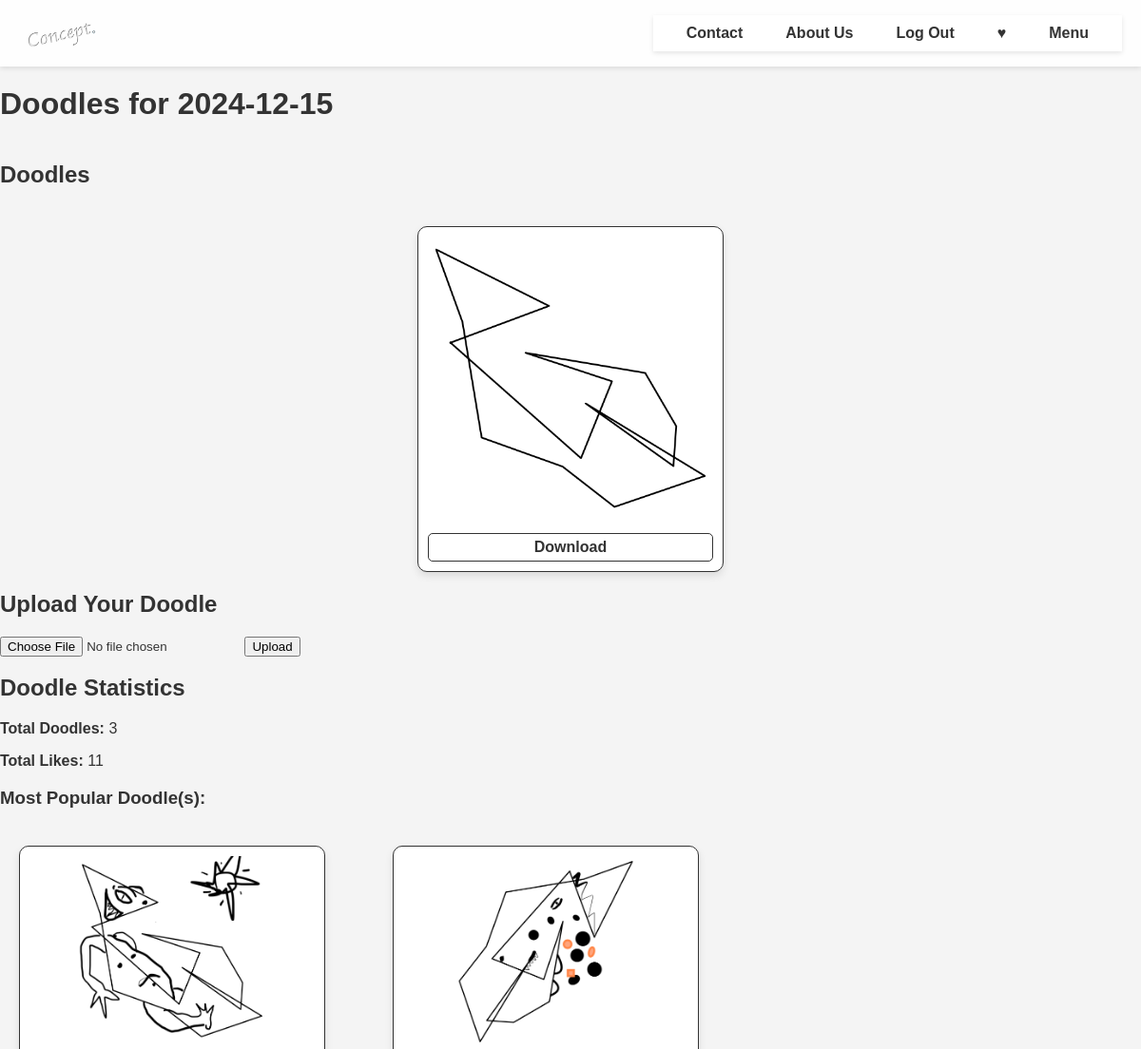
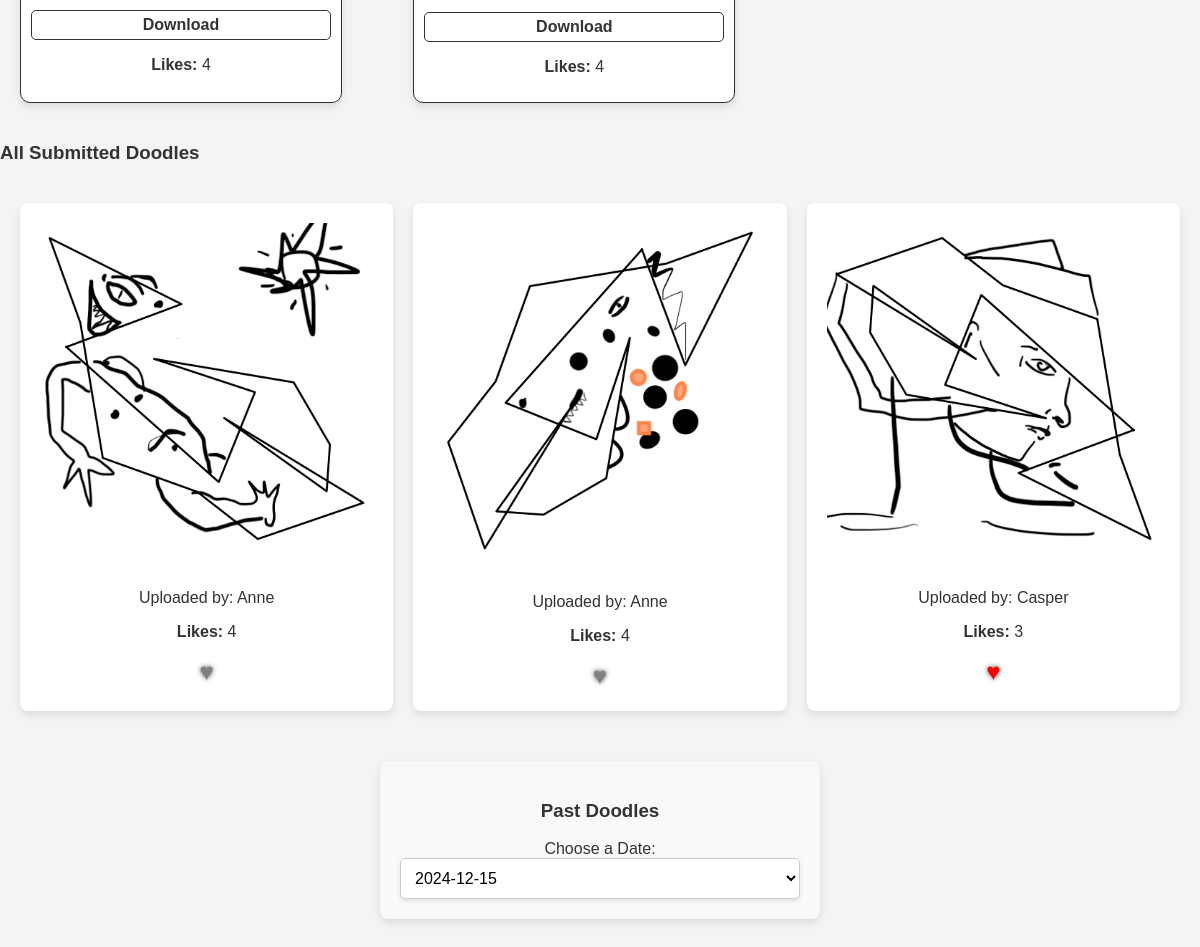
/doodles_by_date/2024-12-15 (signed in), run on the app's committed database (2 pictures, top to bottom).
### models.py (models this page shows, shortened)
class Doodle(db.Model):
    __tablename__ = "doodles"
    id = db.Column(db.Integer, primary_key=True)
    filename = db.Column(db.String, nullable=False)
    likes = db.Column(db.Integer, default=0)
    date = db.Column(db.Date, nullable=False)
    comments = db.relationship('DoodleComment', backref='doodle', lazy=True)
    submissions = db.relationship("UserDoodle", backref="doodle", lazy=True)

class UserDoodle(db.Model):
    __tablename__ = "user_doodles"
    id = db.Column(db.Integer, primary_key=True)
    user_id = db.Column(db.Integer, db.ForeignKey('users.id'), nullable=False)
    doodle_id = db.Column(db.Integer, db.ForeignKey("doodles.id"), nullable=False)
    filename = db.Column(db.String, nullable=False)
    likes = db.Column(db.Integer, default=0)
    user = db.relationship('User', backref='user_doodles', lazy=True)

class User(db.Model):
    __tablename__ = 'users'
    id = db.Column(db.Integer, primary_key=True)
    username = db.Column(db.String(80), unique=True, nullable=False)
    password_hash = db.Column(db.String(128), nullable=False)
    saved_images = db.relationship('SavedImage', backref='user', lazy=True)
    saved_art = db.relationship('SavedArt', backref='user', lazy=True)
    saved_recipes = db.relationship('SavedRecipe', backref='user', lazy=True)
    comments = db.relationship('Comment', backref='user', lazy=True)
    doodle_comments = db.relationship('DoodleComment', backref='user', lazy=True)

### app.py (the view)
@app.route("/doodles_by_date/<date>")
@login_required
def doodles_by_date(date):
    try:
        selected_date = datetime.strptime(date, "%Y-%m-%d").date()
    except ValueError:
        flash("Invalid date format. Please use YYYY-MM-DD.", "error")
        return redirect(url_for("doodles"))
    selected_doodles = Doodle.query.filter(Doodle.date == selected_date).all()
    submissions = (
        db.session.query(UserDoodle, func.count(Like.id).label("like_count"))
        .join(Doodle, Doodle.id == UserDoodle.doodle_id)
        .outerjoin(Like, Like.doodle_id == UserDoodle.id)
        .filter(Doodle.date == selected_date)
        .group_by(UserDoodle.id)
        .all()
    )
    total_likes = sum([like_count for _, like_count in submissions])
    max_likes = max([like_count for _, like_count in submissions], default=0)
    most_liked_doodles = [
        {"doodle": submission, "like_count": like_count}
        for submission, like_count in submissions
        if like_count == max_likes
    ]
    all_dates = db.session.query(Doodle.date).distinct().order_by(Doodle.date.desc()).all()
    return render_template(
        "doodles.html",
        today=selected_date,
        todays_doodles=selected_doodles,
        submissions=submissions,
        total_likes=total_likes,
        most_liked_doodles=most_liked_doodles,
        user_likes={like.doodle_id for like in Like.query.filter_by(user_id=session['user_id']).all()},
        all_dates=all_dates
    )

### app.py (called while the page is built)
def login_required(f):
    from functools import wraps
    @wraps(f)
    def decorated_function(*args, **kwargs):
        if "user_id" not in session:
            flash("You must be logged in to access this page.", "error")
            return redirect(url_for("login"))
        return f(*args, **kwargs)
    return decorated_function

### templates/doodles.html (shortened to what this page needs)
{% extends "layout.html" %}
{% block main %}
<div class="doodles-container">
    <h1>Doodles for {{ today }}</h1>
    <div class="daily-doodles">
        <h2>Doodles</h2>
        <div class="doodle-list">
            {% for doodle in todays_doodles %}
            <div class="doodle-item">
                <img
                    src="{{ url_for('static', filename='doodles/' + doodle.filename) }}"
                    alt="Doodle {{ doodle.id }}">
                <a href="{{ url_for('static', filename='doodles/' + doodle.filename) }}" download>Download</a>
            </div>
            {% else %}
            <p>No doodles available for this date.</p>
            {% endfor %}
        </div>
    </div>
    <h2>Upload Your Doodle</h2>
    <form method="POST" action="{{ url_for('upload_doodle') }}" enctype="multipart/form-data">
        <input type="file" name="uploaded_doodle" accept="image/*" required>
        <button type="submit">Upload</button>
    </form>
    <h2>Doodle Statistics</h2>
    <p><strong>Total Doodles:</strong> {{ submissions | length }}</p>
    <p><strong>Total Likes:</strong> {{ total_likes }}</p>
    <h3>Most Popular Doodle(s):</h3>
    <div class="art-gallery">
        {% for doodle in most_liked_doodles %}
        <div class="doodle-item">
            <img src="{{ url_for('static', filename='doodles_user/' + doodle.doodle.filename) }}"
                 alt="Most Liked Doodle" style="max-width: 200px;">
            <a href="{{ url_for('static', filename='doodles_user/' + doodle.doodle.filename) }}" download>
                Download
            </a>
            <p><strong>Likes:</strong> {{ doodle.like_count }}</p>
        </div>
        {% else %}
        <p>No popular doodles for this date.</p>
        {% endfor %}
    </div>
    <h3>All Submitted Doodles</h3>
    <div class="art-gallery">
        {% for submission, like_count in submissions %}
        <div class="art-card">
            <img src="{{ url_for('static', filename='doodles_user/' + submission.filename) }}" alt="Submission">
            <p>Uploaded by: {{ submission.user.username }}</p>
            <p><strong>Likes:</strong> {{ like_count }}</p>
            <form method="POST" action="{{ url_for('like_doodle', doodle_id=submission.id) }}">
                {% set liked = submission.id in user_likes %}
                <button type="submit" class="heart-button" style="color: {% if liked %}red{% else %}gray{% endif %};">
                    ♥
                </button>
            </form>
        </div>
        {% else %}
        <p>No submissions available.</p>
        {% endfor %}
    </div>
    <div class="date-selection-container">
        <h3>Past Doodles</h3>
        <form method="GET">
            <label for="date-select">Choose a Date:</label>
            <select id="date-select" name="date" onchange="window.location.href=this.value;">
                {% for date in all_dates %}
                <option value="{{ url_for('doodles_by_date', date=date[0]) }}"
                        {% if date[0] == today %}selected{% endif %}>
                    {{ date[0] }}
                </option>
                {% endfor %}
            </select>
        </form>
    </div>
</div>
{% endblock %}

### static/styles.css (style rules this page uses)
body { font-family: Arial, sans-serif; margin: 0; padding: 0; background-color: #f4f4f4; display: flex; flex-direction: column; min-height: 100vh; color: #333; }
.heart-button { background: none; border: none; font-size: 24px; color: #fff; text-shadow: 0 0 5px rgba(0, 0, 0, 0.7); cursor: pointer; transition: transform 0.3s ease, color 0.3s ease; }
.daily-doodles { display: flex; flex-direction: column; gap: 20px; margin-top: 20px; }
.doodle-list { display: flex; flex-wrap: wrap; gap: 15px; justify-content: center; }
.doodle-item { background-color: white; border-radius: 10px; box-shadow: 0 4px 8px rgba(0, 0, 0, 0.1); overflow: hidden; max-width: 300px; text-align: center; padding: 10px; display: block; color: #333; text-decoration: none; border: 1px solid #333; }
.doodle-item img { width: 100%; height: auto; border-radius: 10px; }
.doodle-item a { display: block; margin-top: 10px; font-weight: bold; color: #333; text-decoration: none; border: 1px solid #333; padding: 5px; border-radius: 5px; transition: background-color 0.3s ease; }
.art-gallery { display: grid; grid-template-columns: repeat(auto-fill, minmax(300px, 1fr)); gap: 20px; padding: 20px; }
.art-card { background: white; border-radius: 8px; box-shadow: 0 4px 8px rgba(0, 0, 0, 0.1); padding: 20px; text-align: center; transition: transform 0.2s ease-in-out; }
.art-card img { max-width: 100%; height: auto; border-radius: 5px; margin-bottom: 15px; }
.date-selection-container { text-align: center; margin: 30px auto; padding: 20px; background: #f9f9f9; border-radius: 8px; box-shadow: 0 4px 8px rgba(0, 0, 0, 0.1); max-width: 400px; }
select#date-select { width: 100%; padding: 10px; border: 1px solid #ccc; border-radius: 5px; font-size: 16px; background-color: white; box-shadow: 0 2px 4px rgba(0, 0, 0, 0.1); cursor: pointer; transition: border-color 0.3s, box-shadow 0.3s; }

### data on the page
Doodle: filename (picture)
UserDoodle: filename (picture), user.username "Anne", like_count "4"
UserDoodle: filename (picture), user.username "Anne", likes "4"
UserDoodle: filename (picture), user.username "Casper", likes "3"

### other printed values
{{ today }} "2024-12-15"
{{ submissions | length }} "3"
{{ total_likes }} "11"
{{ doodle.like_count }} "4" "4"
form field date "2024-12-15"
